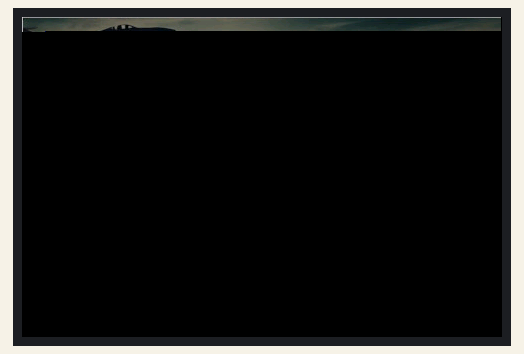
This sketch was run on a simulated ESP32. On the bench: 480×320 colour display.

Above: at 0.8 s.

The sketch:

areal_impact.ino
```cpp
// #include <SPI.h>
#include <TFT_eSPI.h>
// #include <XPT2046_Touchscreen.h>
#include "play.h"

#define SCREEN_WIDTH 480
#define SCREEN_HEIGHT 320
#define FONT_SIZE 3

// Touchscreen coordinates: (x, y) and pressure (z)
uint16_t x;
uint16_t y;
uint16_t z;

int centerX = SCREEN_WIDTH / 2;
int centerY = SCREEN_HEIGHT / 2;

TFT_eSPI tft = TFT_eSPI();
TFT_eSprite playscreen = TFT_eSprite(&tft);


void setup() {
//   touchscreenSPI.begin(XPT2046_CLK, XPT2046_MISO, XPT2046_MOSI, XPT2046_CS);
//   touchscreen.begin(touchscreenSPI);
//   touchscreen.setRotation(1);

  tft.init();
  tft.setRotation(1);

  tft.fillScreen(TFT_WHITE);
  tft.setTextColor(TFT_BLACK, TFT_WHITE);

  playscreen.createSprite(480, 320);
  playscreen.setSwapBytes(true);
  playscreen.pushImage(0, 0, 479, 320, play);
  playscreen.pushSprite(0,0, TFT_WHITE);

}

void loop() {
  tft.getTouchRaw(&x, &y);
  tft.convertRawXY(&x, &y);

}
```

Source omitted: play.h (data table, 65102 bytes)
